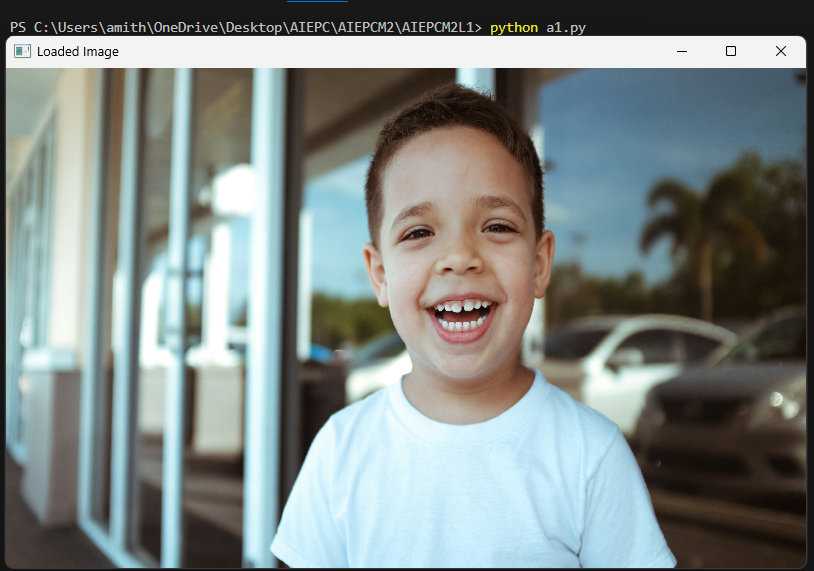
#> input picture ai-expert-course/color-conversion/example.jpg, 814 x 571 px, found by its file name
$ python main.py
#> lines starting #> are read from the running program, lines starting #| are printed output that depends on the picture
import cv2
import os
import matplotlib.pyplot as plt

current_directory = os.getcwd()
print("Current directory:", current_directory)

image = cv2.imread(current_directory+'/color-conversion/'+'example.jpg')
#> image is the input picture: shape (571, 814, 3); mean B, G, R 133.9, 135.8, 127.5

# Convert BGR to RGB
image_rgb = cv2.cvtColor(image, cv2.COLOR_BGR2RGB)
plt.imshow(image_rgb)
plt.title("RGB Image")
plt.show()

# Convert to Grayscale
gray_image = cv2.cvtColor(image, cv2.COLOR_BGR2GRAY)
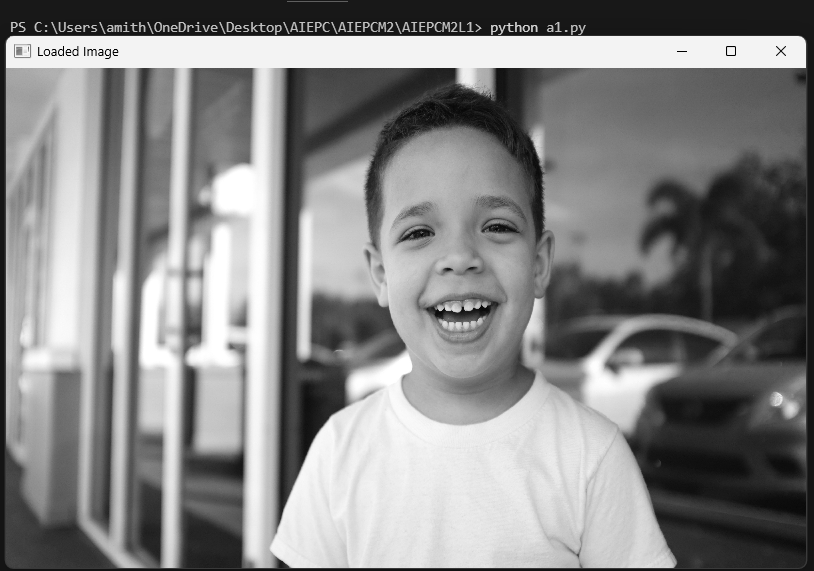
#> gray_image: shape (571, 814); min 0, max 255, mean 133.1
plt.imshow(gray_image, cmap='gray')
plt.title("Grayscale Image")
plt.show()

# Cropping the image
# Assume we know the region we want: rows 100 to 300, columns 200 to 400
cropped_image = image[100:300, 200:400]
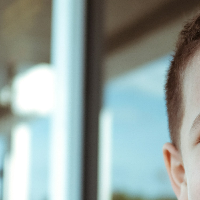
#> cropped_image: shape (200, 200, 3); mean B, G, R 159.8, 163.4, 149.6
cropped_rgb = cv2.cvtColor(cropped_image, cv2.COLOR_BGR2RGB)
plt.imshow(cropped_rgb)
plt.title("Cropped Region")
plt.show()
